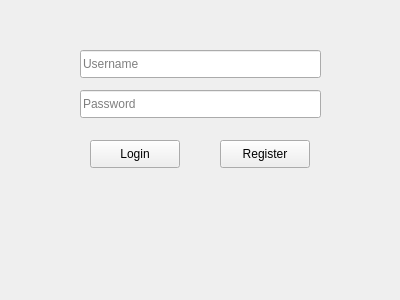
<?xml version="1.0" encoding="UTF-8"?>
<ui version="4.0">
 <class>Form</class>
 <widget class="QWidget" name="Form">
  <property name="geometry">
   <rect>
    <x>0</x>
    <y>0</y>
    <width>400</width>
    <height>300</height>
   </rect>
  </property>
  <property name="windowTitle">
   <string>Form</string>
  </property>
  <widget class="QLineEdit" name="usernameLineEdit">
   <property name="geometry">
    <rect>
     <x>80</x>
     <y>50</y>
     <width>241</width>
     <height>28</height>
    </rect>
   </property>
   <property name="text">
    <string/>
   </property>
   <property name="placeholderText">
    <string>Username</string>
   </property>
  </widget>
  <widget class="QLineEdit" name="passwordLineEdit">
   <property name="geometry">
    <rect>
     <x>80</x>
     <y>90</y>
     <width>241</width>
     <height>28</height>
    </rect>
   </property>
   <property name="text">
    <string/>
   </property>
   <property name="echoMode">
    <enum>QLineEdit::Password</enum>
   </property>
   <property name="placeholderText">
    <string>Password</string>
   </property>
  </widget>
  <widget class="QPushButton" name="loginButton">
   <property name="geometry">
    <rect>
     <x>90</x>
     <y>140</y>
     <width>90</width>
     <height>28</height>
    </rect>
   </property>
   <property name="text">
    <string>Login</string>
   </property>
  </widget>
  <widget class="QPushButton" name="registerButton">
   <property name="geometry">
    <rect>
     <x>220</x>
     <y>140</y>
     <width>90</width>
     <height>28</height>
    </rect>
   </property>
   <property name="text">
    <string>Register</string>
   </property>
  </widget>
  <widget class="QLabel" name="infoLabel">
   <property name="geometry">
    <rect>
     <x>90</x>
     <y>280</y>
     <width>201</width>
     <height>20</height>
    </rect>
   </property>
   <property name="text">
    <string/>
   </property>
  </widget>
 </widget>
 <resources/>
 <connections/>
</ui>
